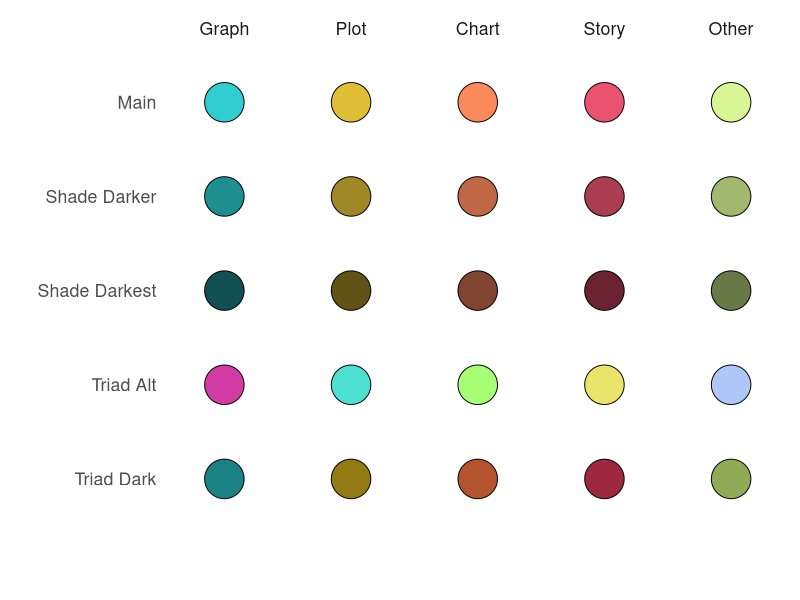
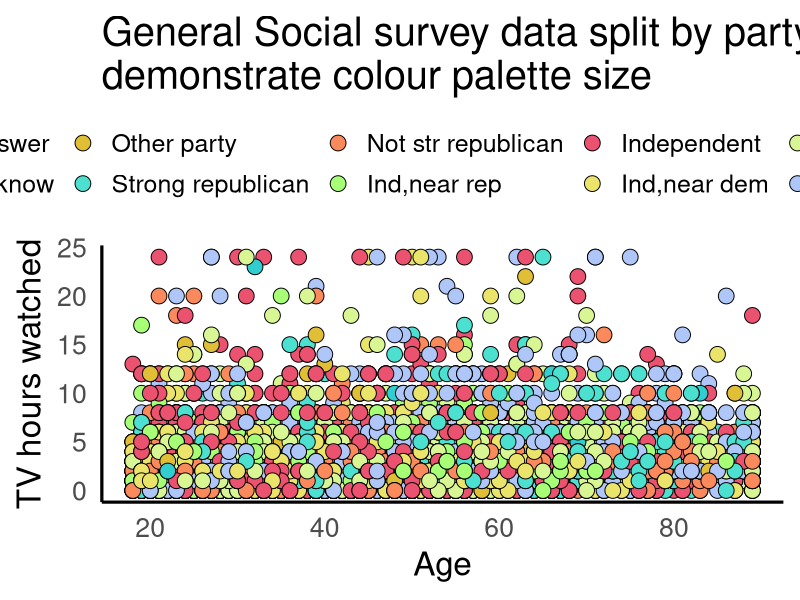

The R script that drew these images, in order:
## ---- chunk 1
library(tidyverse)

colours_gpcds <- tribble(
  ~col_name, ~col_hexcode,
"col_graph_main", "#30CED1",
"col_graph_shade_darkest", "#105052",
"col_graph_shade_darker", "#1E8F91",
"col_graph_triad_dark", "#1B8385",
"col_graph_triad_alt", "#D13BA4",
"col_plot_main", "#E0BE36",
"col_plot_shade_darkest", "#615216",
"col_plot_shade_darker", "#A18826",
"col_plot_triad_dark", "#947A14",
"col_plot_triad_alt", "#4CE0D0",
"col_chart_main", "#FA8A5B",
"col_chart_shade_darkest", "#80452E",
"col_chart_shade_darker", "#C06845",
"col_chart_triad_dark", "#B3542F",
"col_chart_triad_alt", "#A7FF75",
"col_story_main", "#EB526F",
"col_story_shade_darkest", "#6B2332",
"col_story_shade_darker", "#AA3D4F",
"col_story_triad_dark", "#9E283D",
"col_story_triad_alt", "#EBE46A",
"col_other_main", "#D8F794",
"col_other_shade_darkest", "#697847",
"col_other_shade_darker", "#A1B86D",
"col_other_triad_dark", "#90AB55",
"col_other_triad_alt", "#AEC6F8",
"col_grey_dark", "#656370",
"col_grey_mid", "#BBBBBD",
"col_grey_light", "#DCDCDE",
"col_ux_blue", "#4464AD",
"col_ux_blue_dark", "#2A3E6E",
"col_ux_blue_light", "#6B8EF3"
) %>% 
  separate_wider_delim(col_name,
                       delim = "_",
                       names = c("col", "category", "subcategory"),
                       too_many = "merge")

colours_gpcds %>% 
  filter(category %in% c("graph", "plot", "chart", "story", "other")) %>% 
  mutate(
         category = fct_relevel(str_to_title(category),
                                c("Graph", "Plot", "Chart", "Story", "Other"))) %>% 
  mutate(subcategory = str_to_title(str_replace(subcategory, "_", " "))) %>% 
  ggplot(aes(x = "",
             y = subcategory,
             fill = col_hexcode)) +
  geom_point(size = 13,
             shape = 21) +
  scale_fill_identity() +
  scale_y_discrete(limits = rev) +
  labs(x = "",
       y = "") +
  facet_grid(~ category) +
  theme_minimal(base_size = 16) +
  theme(panel.grid = element_blank())
## ---- chunk 2
colours_10_categories <- colours_gpcds %>% 
  filter(subcategory %in% c("main", "triad_alt")) %>% 
  pull(col_hexcode)

gg_partyid_10_colours <- gss_cat %>% 
  ggplot(aes(x = age,
             y = tvhours,
             fill = partyid)) +
  geom_point(shape = 21,
             size = 5) +
  scale_fill_manual(values = colours_10_categories) +
  guides(fill = guide_legend(nrow = 2,
                             title = "")) +
  labs(x = "Age",
       y = "TV hours watched",
       title = "General Social survey data split by party affiliation to\ndemonstrate colour palette size") +
  theme_minimal(base_size = 24) +
  theme(legend.position = "top",
        panel.grid = element_blank(),
        axis.line = element_line(),
        legend.text=element_text(size=18))

ggsave(here::here("posts", "2023-09-08", "images", "gg_partyid_10_colours.png"),
       gg_partyid_10_colours,
       width = 15,
       height = 10)
## ---- chunk 3
# colorblindr uses {grid} which I never learned properly so this is a manually
# generated image.
# library(colorblindr)
# colfun <- function(c) {
#   cvd_transform <- interpolate_cvd_transform(colorspace::deutanomaly_cvd, 
#                                              1)
#   simulate_cvd(c, cvd_transform)
# }
# 
# cur_dev <- grDevices::dev.cur()
# grob <- edit_colors(gg_partyid_10_colours, colfun = colfun)
# if (cur_dev > 1) 
#   grDevices::dev.set(cur_dev)
# grid::grid.draw(grob)
